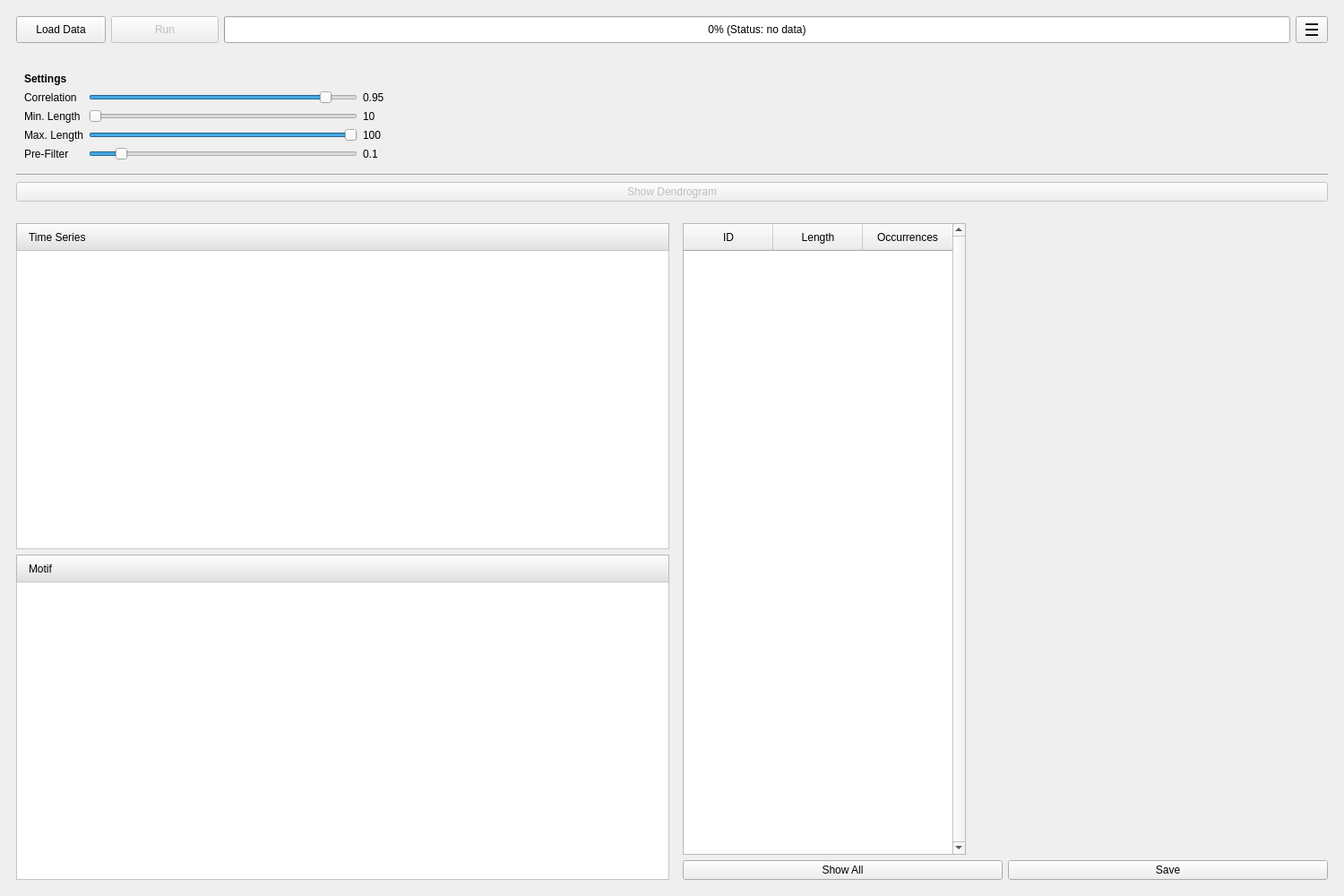
<?xml version="1.0" encoding="UTF-8"?>
<ui version="4.0">
 <class>MainWindow</class>
 <widget class="QMainWindow" name="MainWindow">
  <property name="geometry">
   <rect>
    <x>0</x>
    <y>0</y>
    <width>1500</width>
    <height>1000</height>
   </rect>
  </property>
  <property name="acceptDrops">
   <bool>true</bool>
  </property>
  <property name="windowTitle">
   <string>VLCM</string>
  </property>
  <property name="windowIcon">
   <iconset>
    <normaloff>icon128.png</normaloff>icon128.png</iconset>
  </property>
  <widget class="QWidget" name="centralwidget">
   <layout class="QVBoxLayout" name="verticalLayout">
    <item>
     <widget class="QWidget" name="widgetMenu" native="true">
      <property name="sizePolicy">
       <sizepolicy hsizetype="Preferred" vsizetype="Maximum">
        <horstretch>0</horstretch>
        <verstretch>0</verstretch>
       </sizepolicy>
      </property>
      <layout class="QHBoxLayout" name="horizontalLayout">
       <item>
        <widget class="QPushButton" name="buttonLoad">
         <property name="minimumSize">
          <size>
           <width>100</width>
           <height>30</height>
          </size>
         </property>
         <property name="text">
          <string>Load Data</string>
         </property>
        </widget>
       </item>
       <item>
        <widget class="QPushButton" name="buttonRun">
         <property name="enabled">
          <bool>false</bool>
         </property>
         <property name="minimumSize">
          <size>
           <width>120</width>
           <height>30</height>
          </size>
         </property>
         <property name="text">
          <string>Run</string>
         </property>
        </widget>
       </item>
       <item>
        <widget class="QProgressBar" name="progressBar">
         <property name="minimumSize">
          <size>
           <width>0</width>
           <height>30</height>
          </size>
         </property>
         <property name="value">
          <number>0</number>
         </property>
         <property name="format">
          <string>%p% (Status: no data)</string>
         </property>
        </widget>
       </item>
       <item>
        <widget class="QToolButton" name="toolButton">
         <property name="minimumSize">
          <size>
           <width>30</width>
           <height>30</height>
          </size>
         </property>
         <property name="font">
          <font>
           <pointsize>14</pointsize>
          </font>
         </property>
         <property name="styleSheet">
          <string notr="true">QToolButton::menu-indicator{width:0px;}</string>
         </property>
         <property name="text">
          <string>☰</string>
         </property>
         <property name="popupMode">
          <enum>QToolButton::InstantPopup</enum>
         </property>
        </widget>
       </item>
      </layout>
     </widget>
    </item>
    <item>
     <widget class="QWidget" name="widgetAdvanced" native="true">
      <layout class="QHBoxLayout" name="horizontalLayout_2">
       <item>
        <layout class="QVBoxLayout" name="verticalLayout_8">
         <item>
          <widget class="QWidget" name="widget" native="true">
           <property name="sizePolicy">
            <sizepolicy hsizetype="Maximum" vsizetype="Preferred">
             <horstretch>0</horstretch>
             <verstretch>0</verstretch>
            </sizepolicy>
           </property>
           <layout class="QGridLayout" name="gridLayout">
            <item row="2" column="0">
             <widget class="QLabel" name="label_2">
              <property name="text">
               <string>Min. Length</string>
              </property>
             </widget>
            </item>
            <item row="4" column="0">
             <widget class="QLabel" name="label_4">
              <property name="text">
               <string>Pre-Filter</string>
              </property>
             </widget>
            </item>
            <item row="2" column="1">
             <widget class="QSlider" name="sliderMinLength">
              <property name="minimum">
               <number>10</number>
              </property>
              <property name="maximum">
               <number>100</number>
              </property>
              <property name="orientation">
               <enum>Qt::Horizontal</enum>
              </property>
             </widget>
            </item>
            <item row="1" column="1">
             <widget class="QSlider" name="sliderCorrelation">
              <property name="minimumSize">
               <size>
                <width>300</width>
                <height>0</height>
               </size>
              </property>
              <property name="minimum">
               <number>50</number>
              </property>
              <property name="maximum">
               <number>100</number>
              </property>
              <property name="value">
               <number>95</number>
              </property>
              <property name="orientation">
               <enum>Qt::Horizontal</enum>
              </property>
             </widget>
            </item>
            <item row="3" column="0">
             <widget class="QLabel" name="label_6">
              <property name="text">
               <string>Max. Length</string>
              </property>
             </widget>
            </item>
            <item row="1" column="2">
             <widget class="QLabel" name="labelCorrelation">
              <property name="minimumSize">
               <size>
                <width>40</width>
                <height>0</height>
               </size>
              </property>
              <property name="text">
               <string>0.95</string>
              </property>
             </widget>
            </item>
            <item row="1" column="0">
             <widget class="QLabel" name="label_3">
              <property name="text">
               <string>Correlation</string>
              </property>
             </widget>
            </item>
            <item row="4" column="1">
             <widget class="QSlider" name="sliderPreFilter">
              <property name="maximum">
               <number>100</number>
              </property>
              <property name="value">
               <number>10</number>
              </property>
              <property name="orientation">
               <enum>Qt::Horizontal</enum>
              </property>
             </widget>
            </item>
            <item row="0" column="0">
             <widget class="QLabel" name="label">
              <property name="font">
               <font>
                <weight>75</weight>
                <bold>true</bold>
               </font>
              </property>
              <property name="text">
               <string>Settings</string>
              </property>
             </widget>
            </item>
            <item row="3" column="1">
             <widget class="QSlider" name="sliderMaxLength">
              <property name="minimum">
               <number>10</number>
              </property>
              <property name="maximum">
               <number>100</number>
              </property>
              <property name="value">
               <number>100</number>
              </property>
              <property name="orientation">
               <enum>Qt::Horizontal</enum>
              </property>
             </widget>
            </item>
            <item row="2" column="2">
             <widget class="QLabel" name="labelMinLength">
              <property name="text">
               <string>10</string>
              </property>
             </widget>
            </item>
            <item row="4" column="2">
             <widget class="QLabel" name="labelPreFilter">
              <property name="text">
               <string>0.1</string>
              </property>
             </widget>
            </item>
            <item row="3" column="2">
             <widget class="QLabel" name="labelMaxLength">
              <property name="text">
               <string>100</string>
              </property>
             </widget>
            </item>
           </layout>
          </widget>
         </item>
         <item>
          <widget class="Line" name="line">
           <property name="orientation">
            <enum>Qt::Horizontal</enum>
           </property>
          </widget>
         </item>
         <item>
          <widget class="QPushButton" name="buttonDendrogram">
           <property name="enabled">
            <bool>false</bool>
           </property>
           <property name="text">
            <string>Show Dendrogram</string>
           </property>
          </widget>
         </item>
        </layout>
       </item>
      </layout>
     </widget>
    </item>
    <item>
     <widget class="QWidget" name="widgetResults" native="true">
      <layout class="QHBoxLayout" name="horizontalLayout_3">
       <item>
        <layout class="QVBoxLayout" name="verticalLayout_7">
         <item>
          <widget class="QWidget" name="widgetTsPlot" native="true">
           <property name="sizePolicy">
            <sizepolicy hsizetype="Preferred" vsizetype="Preferred">
             <horstretch>2</horstretch>
             <verstretch>0</verstretch>
            </sizepolicy>
           </property>
           <layout class="QVBoxLayout" name="verticalLayout_4">
            <property name="spacing">
             <number>0</number>
            </property>
            <property name="leftMargin">
             <number>0</number>
            </property>
            <property name="topMargin">
             <number>0</number>
            </property>
            <property name="rightMargin">
             <number>0</number>
            </property>
            <property name="bottomMargin">
             <number>0</number>
            </property>
            <item>
             <widget class="QLabel" name="labelTs">
              <property name="sizePolicy">
               <sizepolicy hsizetype="Preferred" vsizetype="Fixed">
                <horstretch>0</horstretch>
                <verstretch>0</verstretch>
               </sizepolicy>
              </property>
              <property name="styleSheet">
               <string notr="true">padding: 8px 10px 7px 10px;
background-color: qlineargradient(x1:0, y1:0, x2:0, y2:1, stop:0 #ffffff, stop:1 #e0e0e0);
border: 1px solid #b8b8b8;
border-bottom: 0px;</string>
              </property>
              <property name="frameShape">
               <enum>QFrame::StyledPanel</enum>
              </property>
              <property name="frameShadow">
               <enum>QFrame::Sunken</enum>
              </property>
              <property name="text">
               <string>Time Series</string>
              </property>
             </widget>
            </item>
            <item>
             <widget class="QFrame" name="frameTsPlot">
              <property name="styleSheet">
               <string notr="true">background-color: #ffffff;</string>
              </property>
              <property name="frameShape">
               <enum>QFrame::StyledPanel</enum>
              </property>
              <property name="frameShadow">
               <enum>QFrame::Raised</enum>
              </property>
              <layout class="QVBoxLayout" name="verticalLayout_5">
               <property name="spacing">
                <number>0</number>
               </property>
               <property name="leftMargin">
                <number>5</number>
               </property>
               <property name="topMargin">
                <number>5</number>
               </property>
               <property name="rightMargin">
                <number>5</number>
               </property>
               <property name="bottomMargin">
                <number>5</number>
               </property>
              </layout>
             </widget>
            </item>
           </layout>
          </widget>
         </item>
         <item>
          <widget class="QWidget" name="widgetMotifPlot" native="true">
           <property name="sizePolicy">
            <sizepolicy hsizetype="Preferred" vsizetype="Preferred">
             <horstretch>1</horstretch>
             <verstretch>0</verstretch>
            </sizepolicy>
           </property>
           <layout class="QVBoxLayout" name="verticalLayout_2">
            <property name="spacing">
             <number>0</number>
            </property>
            <property name="leftMargin">
             <number>0</number>
            </property>
            <property name="topMargin">
             <number>0</number>
            </property>
            <property name="rightMargin">
             <number>0</number>
            </property>
            <property name="bottomMargin">
             <number>0</number>
            </property>
            <item>
             <widget class="QLabel" name="label_5">
              <property name="sizePolicy">
               <sizepolicy hsizetype="Preferred" vsizetype="Fixed">
                <horstretch>0</horstretch>
                <verstretch>0</verstretch>
               </sizepolicy>
              </property>
              <property name="styleSheet">
               <string notr="true">padding: 8px 10px 7px 10px;
background-color: qlineargradient(x1:0, y1:0, x2:0, y2:1, stop:0 #ffffff, stop:1 #e0e0e0);
border: 1px solid #b8b8b8;
border-bottom: 0px;</string>
              </property>
              <property name="frameShape">
               <enum>QFrame::StyledPanel</enum>
              </property>
              <property name="frameShadow">
               <enum>QFrame::Sunken</enum>
              </property>
              <property name="text">
               <string>Motif</string>
              </property>
             </widget>
            </item>
            <item>
             <widget class="QFrame" name="frameMotifPlot">
              <property name="styleSheet">
               <string notr="true">background-color: #ffffff;</string>
              </property>
              <property name="frameShape">
               <enum>QFrame::StyledPanel</enum>
              </property>
              <property name="frameShadow">
               <enum>QFrame::Raised</enum>
              </property>
              <layout class="QVBoxLayout" name="verticalLayout_6">
               <property name="spacing">
                <number>0</number>
               </property>
               <property name="leftMargin">
                <number>5</number>
               </property>
               <property name="topMargin">
                <number>5</number>
               </property>
               <property name="rightMargin">
                <number>5</number>
               </property>
               <property name="bottomMargin">
                <number>5</number>
               </property>
              </layout>
             </widget>
            </item>
           </layout>
          </widget>
         </item>
        </layout>
       </item>
       <item>
        <widget class="QWidget" name="widget" native="true">
         <layout class="QVBoxLayout" name="verticalLayout_3">
          <property name="topMargin">
           <number>0</number>
          </property>
          <property name="rightMargin">
           <number>0</number>
          </property>
          <property name="bottomMargin">
           <number>0</number>
          </property>
          <item>
           <widget class="QTableWidget" name="tableMotifs">
            <property name="sizePolicy">
             <sizepolicy hsizetype="Fixed" vsizetype="Expanding">
              <horstretch>0</horstretch>
              <verstretch>0</verstretch>
             </sizepolicy>
            </property>
            <property name="styleSheet">
             <string notr="true">QHeaderView::section {padding: 6px 10px;}</string>
            </property>
            <property name="verticalScrollBarPolicy">
             <enum>Qt::ScrollBarAlwaysOn</enum>
            </property>
            <property name="sizeAdjustPolicy">
             <enum>QAbstractScrollArea::AdjustToContents</enum>
            </property>
            <property name="editTriggers">
             <set>QAbstractItemView::NoEditTriggers</set>
            </property>
            <property name="selectionMode">
             <enum>QAbstractItemView::SingleSelection</enum>
            </property>
            <property name="selectionBehavior">
             <enum>QAbstractItemView::SelectRows</enum>
            </property>
            <property name="verticalScrollMode">
             <enum>QAbstractItemView::ScrollPerPixel</enum>
            </property>
            <property name="horizontalScrollMode">
             <enum>QAbstractItemView::ScrollPerPixel</enum>
            </property>
            <property name="sortingEnabled">
             <bool>true</bool>
            </property>
            <attribute name="horizontalHeaderHighlightSections">
             <bool>false</bool>
            </attribute>
            <attribute name="horizontalHeaderShowSortIndicator" stdset="0">
             <bool>true</bool>
            </attribute>
            <attribute name="verticalHeaderVisible">
             <bool>false</bool>
            </attribute>
            <column>
             <property name="text">
              <string>ID</string>
             </property>
            </column>
            <column>
             <property name="text">
              <string>Length</string>
             </property>
            </column>
            <column>
             <property name="text">
              <string>Occurrences</string>
             </property>
            </column>
           </widget>
          </item>
          <item>
           <layout class="QHBoxLayout" name="horizontalLayout_4">
            <item>
             <widget class="QPushButton" name="buttonCluster">
              <property name="text">
               <string>Show All</string>
              </property>
             </widget>
            </item>
            <item>
             <widget class="QPushButton" name="buttonSave">
              <property name="text">
               <string>Save</string>
              </property>
             </widget>
            </item>
           </layout>
          </item>
         </layout>
        </widget>
       </item>
      </layout>
     </widget>
    </item>
   </layout>
  </widget>
  <widget class="QMenuBar" name="menubar">
   <property name="geometry">
    <rect>
     <x>0</x>
     <y>0</y>
     <width>1500</width>
     <height>22</height>
    </rect>
   </property>
  </widget>
 </widget>
 <resources/>
 <connections/>
</ui>
